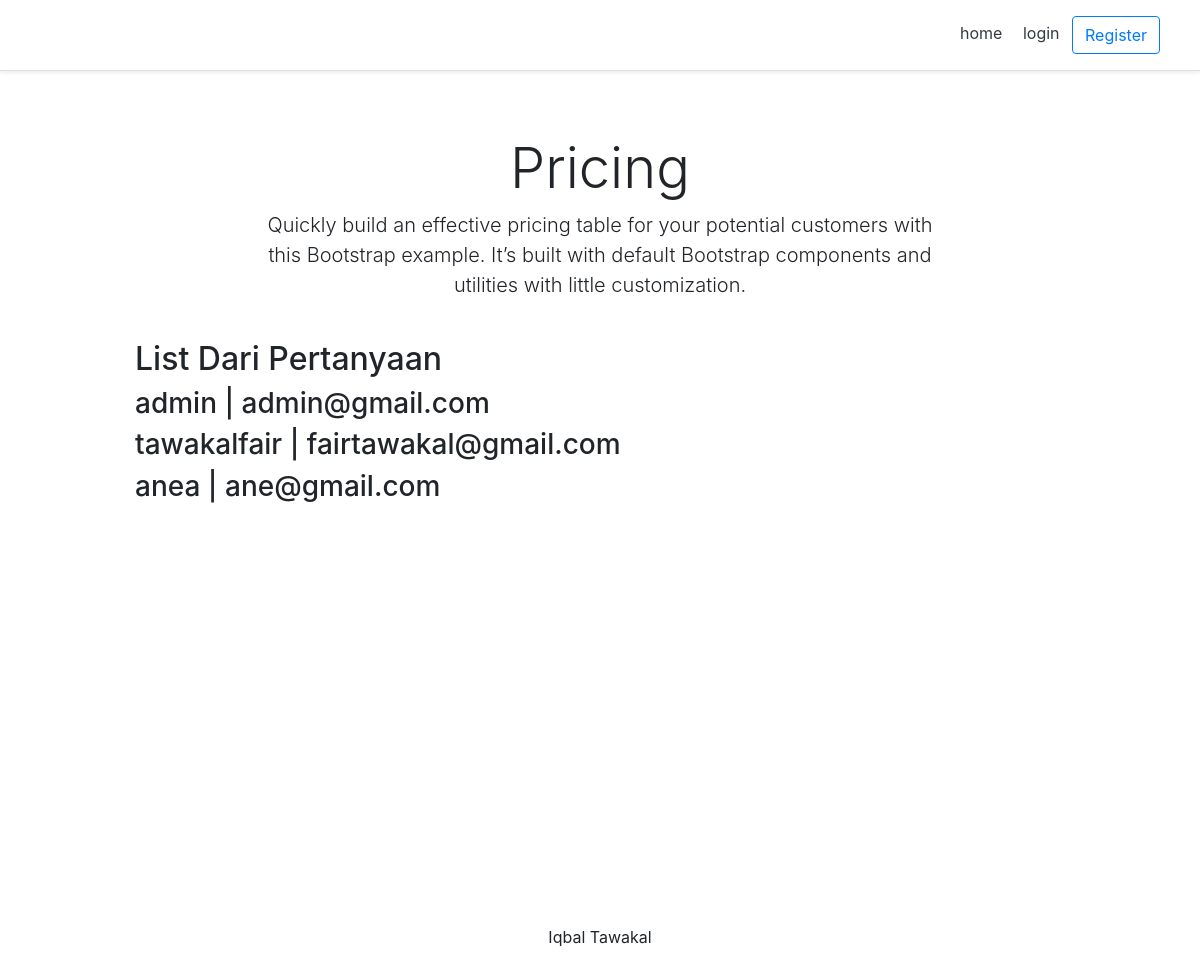
The page / on the database its author committed.
### account/models.py (models this page shows, shortened)
class Account(AbstractBaseUser):
	email 					= models.EmailField(verbose_name="email", max_length=60, unique=True)
	username 				= models.CharField(max_length=30, unique=True)
	date_joined				= models.DateTimeField(verbose_name='date joined', auto_now_add=True)
	last_login				= models.DateTimeField(verbose_name='last login', auto_now=True)
	is_admin				= models.BooleanField(default=False)
	is_active				= models.BooleanField(default=True)
	is_staff				= models.BooleanField(default=False)
	is_superuser			= models.BooleanField(default=False)
	USERNAME_FIELD = 'email'
	REQUIRED_FIELDS = ['username']
	objects = MyAccountManager()

### personal/views.py (the view)
# urls.py: path('', homeView, name = 'home'),
def homeView(request):
    Akun = Account.objects.all()
    context = {
        "account" : Akun
    }
    return render(request, 'personal/home.html', context)

### personal/templates/personal/home.html (shortened to what this page needs)
{% extends 'base.html' %}
{% block content %}
<div class="pricing-header px-3 py-3 pt-md-5 pb-md-4 mx-auto text-center">
        <h1 class="display-4">Pricing</h1>
        <p class="lead">Quickly build an effective pricing table for your potential customers with this Bootstrap example.
            It’s built with default Bootstrap components and utilities with little customization.</p>
    </div>
<div class="container">
    <div class="d-flex flex-column">
        <h2>List Dari Pertanyaan</h2>
        {% for a in account  %}
        {% include 'snippets/tes.html' with value=a %}
        {% endfor %}
    </div>
</div>
{% endblock content %}

### personal/templates/snippets/tes.html
<h3> {{value.username}} | {{value.email}} </h3>

### templates/snippets/header.html (style rules this page uses)
@media (min-width: 768px) { html { font-size: 16px; } }
.container { max-width: 960px; }
.pricing-header { max-width: 700px; }

### rows shown on the page
Account: username "admin", email "admin@gmail.com"
Account: username "tawakalfair", email "fairtawakal@gmail.com"
Account: username "anea", email "ane@gmail.com"
